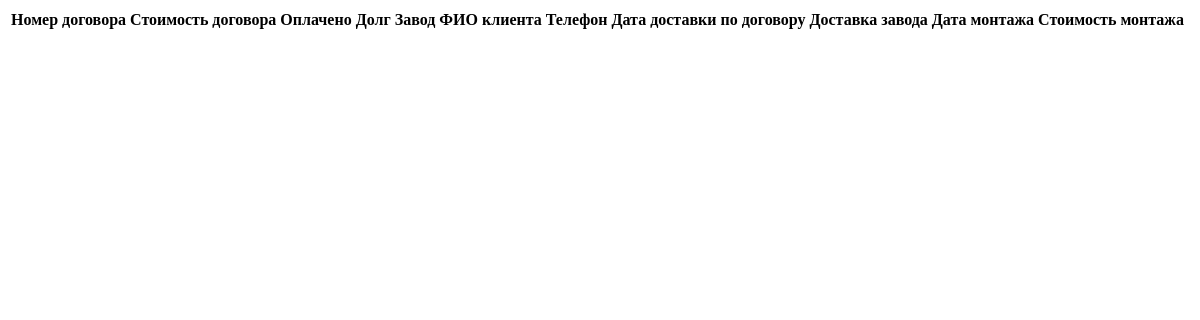
Before: /forms/final_table (signed in) with the older database file.
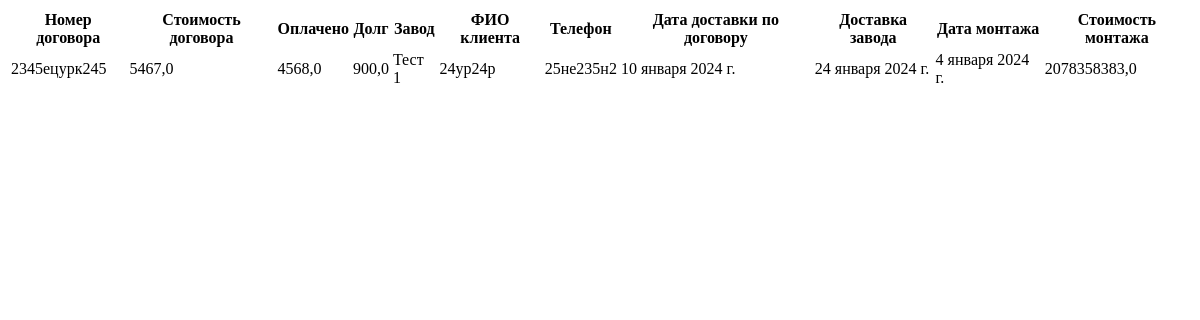
After: the same page with the newer database file.
### apps/main_forms/models.py (models this page shows, shortened)
class Contracts(models.Model):
    customer = models.ForeignKey(Customers, on_delete=models.CASCADE)
    contract_number = models.CharField(max_length=255, verbose_name='Номер договора')       # Номер договора.
    address = models.CharField(max_length=255, verbose_name='Адрес')                        # Адрес
    price = models.FloatField(verbose_name='Цена')                                          # Цена.
    prepayment = models.FloatField(verbose_name='Предоплата')                               # Предоплата.
    debt = models.FloatField(verbose_name='Долг')                                           # Долг.
    delivery_date_by_contract = models.DateField(verbose_name='Дата доставки по договору')  # Дата доставки по договору.
    objects = models.Manager()

class Orders(models.Model):
    contract = models.ForeignKey(Contracts, on_delete=models.CASCADE)
    factory = models.CharField(max_length=255, verbose_name='Завод')                        # Завод.
    order_number = models.CharField(max_length=255, verbose_name='Номер заказа')            # Номер заказа.
    price = models.FloatField(verbose_name='Стоимость')                                     # Стоимость.
    payment = models.FloatField(verbose_name='Оплата')                                      # Оплата.
    delivery_date = models.DateField(verbose_name='Дата доставки от завода')                # Дата доставки от завода.
    square_meters = models.CharField(max_length=255, verbose_name='Квадратные мерты')       # м2.
    slopes = models.CharField(max_length=255, verbose_name='Откосы')                        # Откосы.
    objects = models.Manager()

class Customers(models.Model):
    id = models.AutoField(primary_key=True, unique=True)
    address = models.CharField(max_length=255, verbose_name='Адрес')                        # Адрес
    customer_name = models.CharField(max_length=255, verbose_name='ФИО клиента')            # ФИО клиента
    phone = models.CharField(max_length=12, verbose_name='Телефон')                         # Телефон
    objects = models.Manager()

class Installations(models.Model):
    contract = models.ForeignKey(Contracts, on_delete=models.CASCADE)  # Ссылка на модель договоров.
    installation_date = models.DateField(verbose_name='Дата монтажа')                       # Дата монтажа.
    square_meters_price = models.FloatField(verbose_name='Стоимость квадратных метров')     # Стоимость м2.
    linear_meters = models.FloatField(max_length=255, verbose_name='Кол-во м/п')            # Кол-во м/п.
    linear_meters_price = models.FloatField(verbose_name='Стоимость м/п')                   # Стоимость м/п.
    additional_works = models.FloatField(verbose_name='Доп. работы')                        # Доп. работы.
    total_amount = models.FloatField(verbose_name='Сумма')                                  # Сумма.
    objects = models.Manager()

### apps/main_forms/views.py (the view)
# urls.py: path("forms/final_table", views.final_table, name="final_table"),
@login_required(login_url='/users/login/')
def final_table(request):
    contracts = Contracts.objects.all()
    table_data = []
    for contract in contracts:
        order = Orders.objects.filter(contract=contract).first()
        installation = Installations.objects.filter(contract=contract).first()
        data = {
            'Номер_договора': contract.contract_number,
            'Стоимость_договора': contract.price,
            'Оплачено': order.payment,
            'Долг': contract.debt,
            'Завод': order.factory,
            'ФИО_клиента': contract.customer.customer_name,
            'Телефон': contract.customer.phone,
            'Дата_доставки_по_договору': contract.delivery_date_by_contract,
            'Доставка_завода': order.delivery_date,
            'Дата_монтажа': installation.installation_date if installation else None,
            'Стоимость_монтажа': installation.total_amount if installation else None,
        }
        table_data.append(data)
    return render(request, 'main_forms/final_table.html', {'data': table_data})

### apps/main_forms/templates/main_forms/final_table.html
<table>
  <thead>
    <tr>
      <th>Номер договора</th>
      <th>Стоимость договора</th>
      <th>Оплачено</th>
      <th>Долг</th>
      <th>Завод</th>
      <th>ФИО клиента</th>
      <th>Телефон</th>
      <th>Дата доставки по договору</th>
      <th>Доставка завода</th>
      <th>Дата монтажа</th>
      <th>Стоимость монтажа</th>
    </tr>
  </thead>
  <tbody>
    {% for row in data %}
      <tr>
        <td>{{ row.Номер_договора }}</td>
        <td>{{ row.Стоимость_договора }}</td>
        <td>{{ row.Оплачено }}</td>
        <td>{{ row.Долг }}</td>
        <td>{{ row.Завод }}</td>
        <td>{{ row.ФИО_клиента }}</td>
        <td>{{ row.Телефон }}</td>
        <td>{{ row.Дата_доставки_по_договору }}</td>
        <td>{{ row.Доставка_завода }}</td>
        <td>{{ row.Дата_монтажа }}</td>
        <td>{{ row.Стоимость_монтажа }}</td>
      </tr>
    {% endfor %}
  </tbody>
</table>

Changed rows visible on the page:
added Contracts: Номер_договора "2345ецурк245", Стоимость_договора "5467,0", Долг "900,0", Дата_доставки_по_договору "10 января 2024 г."
added Orders: Оплачено "4568,0", Завод "Тест 1", Доставка_завода "24 января 2024 г."
added Customers: ФИО_клиента "24ур24р", Телефон "25не235н2"
added Installations: Дата_монтажа "4 января 2024 г.", Стоимость_монтажа "2078358383,0"
